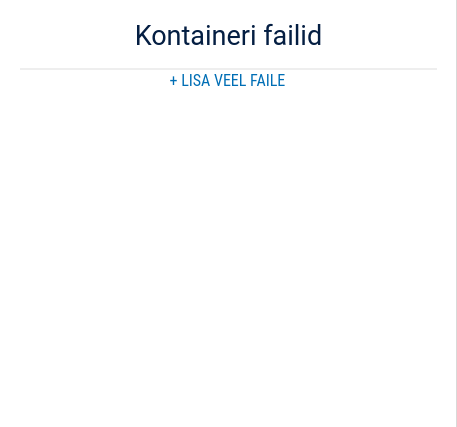
<?xml version="1.0" encoding="UTF-8"?>
<ui version="4.0">
 <class>ItemList</class>
 <widget class="QWidget" name="ItemList">
  <property name="geometry">
   <rect>
    <x>0</x>
    <y>0</y>
    <width>457</width>
    <height>427</height>
   </rect>
  </property>
  <property name="sizePolicy">
   <sizepolicy hsizetype="Expanding" vsizetype="Expanding">
    <horstretch>0</horstretch>
    <verstretch>0</verstretch>
   </sizepolicy>
  </property>
  <property name="minimumSize">
   <size>
    <width>0</width>
    <height>421</height>
   </size>
  </property>
  <property name="windowTitle">
   <string>Form</string>
  </property>
  <property name="styleSheet">
   <string notr="true">background-color: #ffffff;
border: 1px solid #D9D9D8;
border-width: 2px 2px 2px 2px; </string>
  </property>
  <layout class="QVBoxLayout" name="verticalLayout">
   <property name="spacing">
    <number>0</number>
   </property>
   <property name="leftMargin">
    <number>0</number>
   </property>
   <property name="topMargin">
    <number>0</number>
   </property>
   <property name="rightMargin">
    <number>0</number>
   </property>
   <property name="bottomMargin">
    <number>0</number>
   </property>
   <item>
    <widget class="QWidget" name="header" native="true">
     <property name="minimumSize">
      <size>
       <width>0</width>
       <height>70</height>
      </size>
     </property>
     <property name="maximumSize">
      <size>
       <width>16777215</width>
       <height>70</height>
      </size>
     </property>
     <property name="styleSheet">
      <string notr="true">border: solid #D9D9D8;
border-width: 0px 1px 0px 0px; </string>
     </property>
     <layout class="QHBoxLayout" name="horizontalLayout">
      <property name="spacing">
       <number>0</number>
      </property>
      <property name="leftMargin">
       <number>20</number>
      </property>
      <property name="topMargin">
       <number>0</number>
      </property>
      <property name="rightMargin">
       <number>20</number>
      </property>
      <property name="bottomMargin">
       <number>0</number>
      </property>
      <item>
       <widget class="QWidget" name="widget" native="true">
        <property name="minimumSize">
         <size>
          <width>0</width>
          <height>70</height>
         </size>
        </property>
        <property name="styleSheet">
         <string notr="true">border: solid rgba(217, 217, 216, 0.45);
border-width: 0px 0px 2px 0px;</string>
        </property>
        <layout class="QHBoxLayout" name="horizontalLayout_2">
         <item>
          <widget class="QLabel" name="listHeader">
           <property name="sizePolicy">
            <sizepolicy hsizetype="Expanding" vsizetype="Preferred">
             <horstretch>0</horstretch>
             <verstretch>0</verstretch>
            </sizepolicy>
           </property>
           <property name="minimumSize">
            <size>
             <width>0</width>
             <height>24</height>
            </size>
           </property>
           <property name="maximumSize">
            <size>
             <width>16777215</width>
             <height>24</height>
            </size>
           </property>
           <property name="font">
            <font>
             <family>Roboto</family>
             <pointsize>20</pointsize>
            </font>
           </property>
           <property name="styleSheet">
            <string notr="true">border: none; color: #041E42;</string>
           </property>
           <property name="lineWidth">
            <number>0</number>
           </property>
           <property name="text">
            <string>Kontaineri failid</string>
           </property>
           <property name="alignment">
            <set>Qt::AlignCenter</set>
           </property>
          </widget>
         </item>
        </layout>
       </widget>
      </item>
     </layout>
    </widget>
   </item>
   <item>
    <widget class="QScrollArea" name="scrollArea">
     <property name="minimumSize">
      <size>
       <width>0</width>
       <height>357</height>
      </size>
     </property>
     <property name="styleSheet">
      <string notr="true">border: 1px solid #D9D9D8;
border-width: 0px 1px 0px 0px; </string>
     </property>
     <property name="frameShape">
      <enum>QFrame::NoFrame</enum>
     </property>
     <property name="frameShadow">
      <enum>QFrame::Plain</enum>
     </property>
     <property name="lineWidth">
      <number>0</number>
     </property>
     <property name="horizontalScrollBarPolicy">
      <enum>Qt::ScrollBarAlwaysOff</enum>
     </property>
     <property name="widgetResizable">
      <bool>true</bool>
     </property>
     <property name="alignment">
      <set>Qt::AlignLeading|Qt::AlignLeft|Qt::AlignTop</set>
     </property>
     <widget class="QWidget" name="items">
      <property name="geometry">
       <rect>
        <x>0</x>
        <y>0</y>
        <width>455</width>
        <height>355</height>
       </rect>
      </property>
      <property name="styleSheet">
       <string notr="true">border: none;</string>
      </property>
      <layout class="QVBoxLayout" name="verticalLayout_3">
       <property name="spacing">
        <number>0</number>
       </property>
       <property name="leftMargin">
        <number>0</number>
       </property>
       <property name="topMargin">
        <number>0</number>
       </property>
       <property name="rightMargin">
        <number>0</number>
       </property>
       <property name="bottomMargin">
        <number>0</number>
       </property>
       <item>
        <layout class="QVBoxLayout" name="itemLayout">
         <property name="spacing">
          <number>0</number>
         </property>
         <property name="leftMargin">
          <number>20</number>
         </property>
         <property name="rightMargin">
          <number>20</number>
         </property>
         <item>
          <widget class="LabelButton" name="add">
           <property name="sizePolicy">
            <sizepolicy hsizetype="Expanding" vsizetype="Fixed">
             <horstretch>0</horstretch>
             <verstretch>0</verstretch>
            </sizepolicy>
           </property>
           <property name="minimumSize">
            <size>
             <width>0</width>
             <height>22</height>
            </size>
           </property>
           <property name="maximumSize">
            <size>
             <width>16777215</width>
             <height>22</height>
            </size>
           </property>
           <property name="font">
            <font>
             <family>Roboto Condensed</family>
             <pointsize>12</pointsize>
            </font>
           </property>
           <property name="cursor">
            <cursorShape>PointingHandCursor</cursorShape>
           </property>
           <property name="styleSheet">
            <string notr="true">text-align: center;</string>
           </property>
           <property name="lineWidth">
            <number>0</number>
           </property>
           <property name="text">
            <string>&lt;a href=&quot;#add-files&quot; style=&quot;color: #006eb5; text-decoration: none solid rgb(0, 110, 181);&quot;&gt;+ LISA VEEL FAILE&lt;/a&gt;</string>
           </property>
           <property name="alignment">
            <set>Qt::AlignCenter</set>
           </property>
          </widget>
         </item>
         <item>
          <spacer name="verticalSpacer">
           <property name="orientation">
            <enum>Qt::Vertical</enum>
           </property>
           <property name="sizeHint" stdset="0">
            <size>
             <width>20</width>
             <height>40</height>
            </size>
           </property>
          </spacer>
         </item>
        </layout>
       </item>
      </layout>
     </widget>
    </widget>
   </item>
  </layout>
 </widget>
 <customwidgets>
  <customwidget>
   <class>LabelButton</class>
   <extends>QLabel</extends>
   <header>widgets/LabelButton.h</header>
  </customwidget>
 </customwidgets>
 <resources/>
 <connections/>
</ui>
